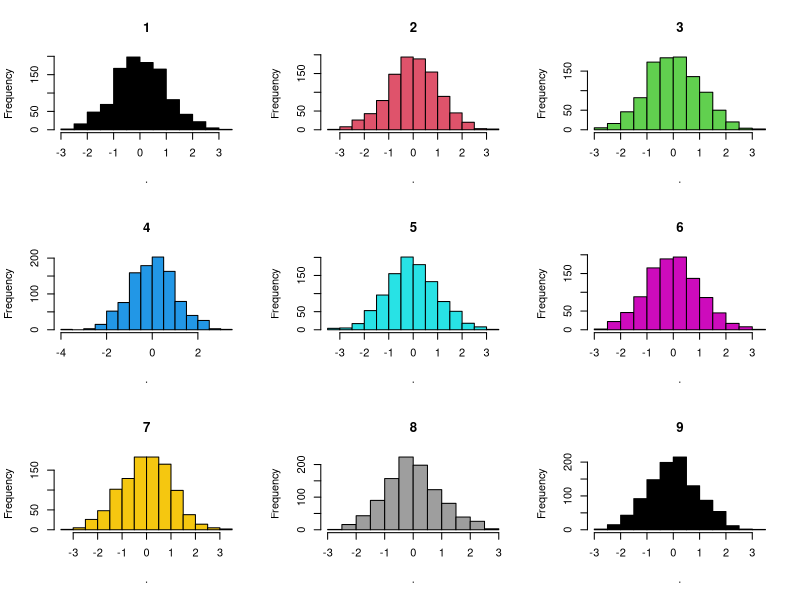
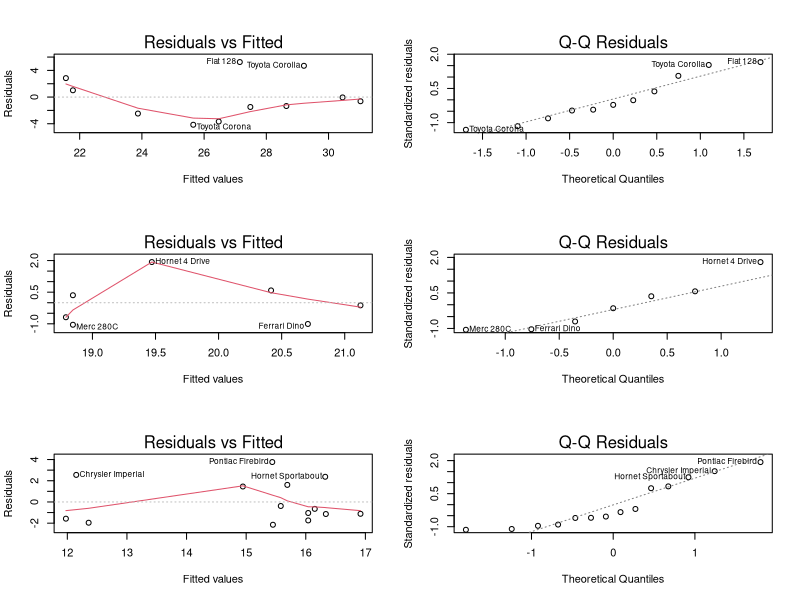

The R source for these figures, in order:
## ---- chunk 1
#| output: false
library(dplyr)
library(purrr)
## ---- chunk 2
par(mfrow=c(3,3))
map(1:9, function(i)rnorm(1000) %>% hist(., main=i, col=i))
## ---- chunk 3
par(mfrow=c(3,2))
mtcars %>%
  split(.$cyl) %>%
  map(~ lm(mpg ~ wt, data = .x)) %>%
  map(function(x)plot(x, which=c(1,2)))
